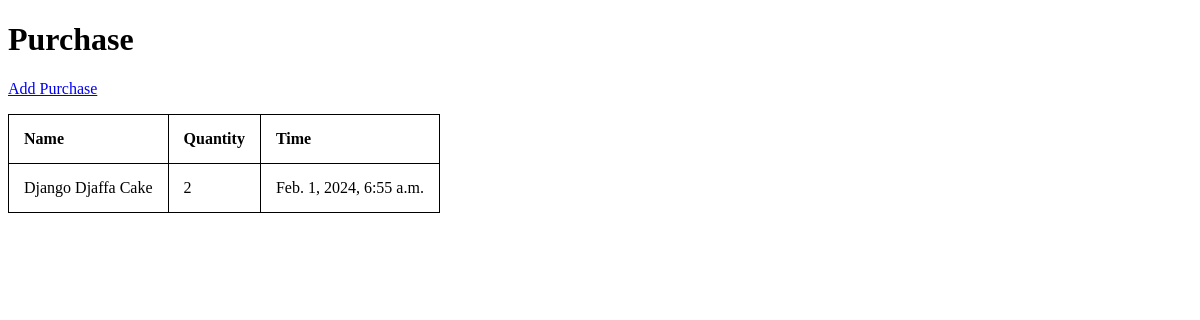
The page /purchase/list/ (signed in) on the database as committed earlier.
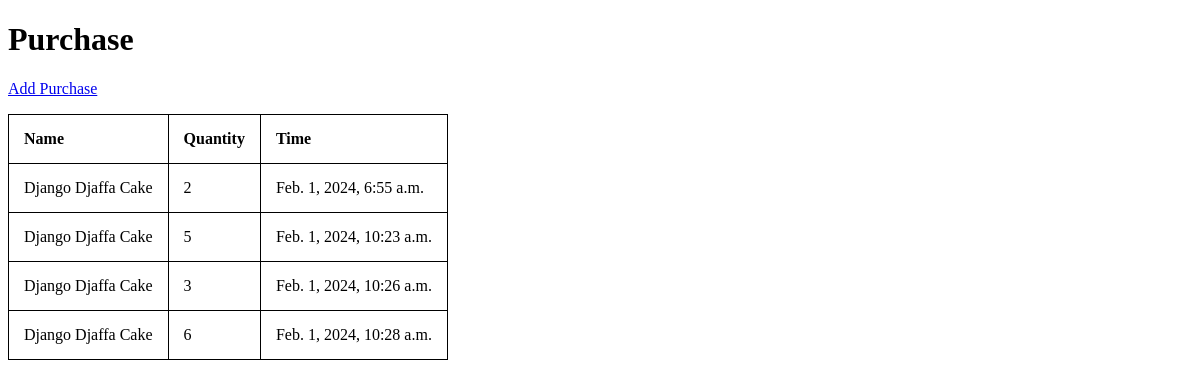
The same page on the database as committed later.
### inventory/models.py (models this page shows, shortened)
class Purchase(models.Model):
    menu_item = models.ForeignKey(MenuItem, on_delete=models.CASCADE)
    quantity = models.IntegerField()
    time = models.DateTimeField(auto_now_add=True)

class MenuItem(models.Model):
    name = models.CharField(max_length=255)
    price = models.FloatField()
    recipe = models.TextField(max_length=800)

### inventory/views.py (the view)
# urls.py: path("purchase/list/", views.PurchaseListView.as_view(), name="purchase-list"),
class PurchaseListView(LoginRequiredMixin,ListView):
    model = Purchase
    template_name = "inventory/purchase_list.html"

### inventory/templates/inventory/purchase_list.html (shortened to what this page needs)
{% extends 'inventory/base.html' %} {% load static %} {% block head %}
<link rel="stylesheet" href="{% static 'inventory/styles.css' %}" />
{% endblock %} {% block content %}
<h1>Purchase</h1>
<p><a href="{% url 'purchase-add' %}">Add Purchase</a></p>
<table>
  <thead>
    <tr>
      <th>Name</th>
      <th>Quantity</th>
      <th>Time</th>
    </tr>
  </thead>
  <tbody>
    {% for item in object_list %}
    <tr>
      <td>{{ item.menu_item.name }}</td>
      <td>{{ item.quantity}}</td>
      <td>{{ item.time}}</td>
    </tr>
    {% empty %}
    <li>No purchase yet.</li>
    {% endfor %}
  </tbody>
</table>
{% endblock %}

### inventory/templates/inventory/base.html
<!DOCTYPE html>
<html lang="en">
<head>
{% block head %}
{% endblock %}
</head>
<body>
{% block content %}
{% endblock %}
</body>
</html>

### inventory/static/inventory/styles.css (style rules this page uses)
table, th, td { border: 1px solid; border-collapse: collapse; }
th, td { padding: 15px; text-align: left; }

Rows that differ between the two databases and show on the page:
added Purchase: menu_item.name "Django Djaffa Cake", quantity "5", time "Feb. 1, 2024, 10:23 a.m."
added Purchase: menu_item.name "Django Djaffa Cake", quantity "3", time "Feb. 1, 2024, 10:26 a.m."
added Purchase: menu_item.name "Django Djaffa Cake", quantity "6", time "Feb. 1, 2024, 10:28 a.m."
